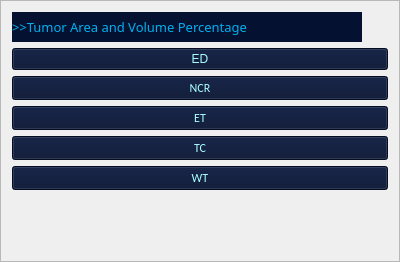
            <widget class="QFrame" name="tumorButtons">
             <property name="sizePolicy">
              <sizepolicy hsizetype="Preferred" vsizetype="Preferred">
               <horstretch>0</horstretch>
               <verstretch>0</verstretch>
              </sizepolicy>
             </property>
             <property name="maximumSize">
              <size>
               <width>400</width>
               <height>300</height>
              </size>
             </property>
             <property name="styleSheet">
              <string notr="true">QFrame#tumorButtons{
	border-image: url(UI/pictures/background_buttons.png);
background-color: rgb(5, 17, 48);
}
</string>
             </property>
             <property name="frameShape">
              <enum>QFrame::StyledPanel</enum>
             </property>
             <property name="frameShadow">
              <enum>QFrame::Raised</enum>
             </property>
             <layout class="QVBoxLayout" name="verticalLayout_4">
              <item>
               <layout class="QHBoxLayout" name="horizontalLayout_6">
                <item>
                 <widget class="QLabel" name="tumorLeadText">
                  <property name="sizePolicy">
                   <sizepolicy hsizetype="Minimum" vsizetype="Preferred">
                    <horstretch>0</horstretch>
                    <verstretch>0</verstretch>
                   </sizepolicy>
                  </property>
                  <property name="minimumSize">
                   <size>
                    <width>350</width>
                    <height>30</height>
                   </size>
                  </property>
                  <property name="maximumSize">
                   <size>
                    <width>16777215</width>
                    <height>30</height>
                   </size>
                  </property>
                  <property name="font">
                   <font>
                    <family>华光书宋一_CNKI</family>
                    <pointsize>10</pointsize>
                    <weight>50</weight>
                    <italic>false</italic>
                    <bold>false</bold>
                   </font>
                  </property>
                  <property name="autoFillBackground">
                   <bool>false</bool>
                  </property>
                  <property name="styleSheet">
                   <string notr="true">font: 10pt;
background-color:rgb(5, 17, 48);
color: rgb(0, 176, 240);</string>
                  </property>
                  <property name="text">
                   <string>&gt;&gt;Tumor Area and Volume Percentage</string>
                  </property>
                  <property name="scaledContents">
                   <bool>true</bool>
                  </property>
                  <property name="alignment">
                   <set>Qt::AlignLeading|Qt::AlignLeft|Qt::AlignVCenter</set>
                  </property>
                  <property name="wordWrap">
                   <bool>true</bool>
                  </property>
                 </widget>
                </item>
                <item>
                 <spacer name="horizontalSpacer_3">
                  <property name="orientation">
                   <enum>Qt::Horizontal</enum>
                  </property>
                  <property name="sizeHint" stdset="0">
                   <size>
                    <width>40</width>
                    <height>20</height>
                   </size>
                  </property>
                 </spacer>
                </item>
               </layout>
              </item>
              <item>
               <widget class="QPushButton" name="EDButton">
                <property name="maximumSize">
                 <size>
                  <width>16777215</width>
                  <height>40</height>
                 </size>
                </property>
                <property name="styleSheet">
                 <string notr="true">QPushButton{
	text-align:center;
	text-indent:30px;
	border-image:url(UI/pictures/button4.png);
	color:rgb(170, 255, 255);
	background-color: rgb(5, 17, 48);
}
QPushButton::checked{
	border-image:url(UI/pictures/button4_checked.png);
	color:rgb(170, 255, 255);
	background-color: rgb(5, 17, 48);
	border: none;
}</string>
                </property>
                <property name="text">
                 <string>ED</string>
                </property>
                <property name="checkable">
                 <bool>true</bool>
                </property>
               </widget>
              </item>
              <item>
               <widget class="QPushButton" name="NCRButton">
                <property name="sizePolicy">
                 <sizepolicy hsizetype="Preferred" vsizetype="Preferred">
                  <horstretch>0</horstretch>
                  <verstretch>0</verstretch>
                 </sizepolicy>
                </property>
                <property name="maximumSize">
                 <size>
                  <width>16777215</width>
                  <height>40</height>
                 </size>
                </property>
                <property name="font">
                 <font>
                  <family>Calibri</family>
                  <pointsize>9</pointsize>
                 </font>
                </property>
                <property name="styleSheet">
                 <string notr="true">QPushButton{
	text-align:center;
	text-indent:30px;
	border-image:url(UI/pictures/button4.png);
	color:rgb(170, 255, 255);
	background-color: rgb(5, 17, 48);
}
QPushButton::checked{
	border-image:url(UI/pictures/button4_checked.png);
	color:rgb(170, 255, 255);
	background-color: rgb(5, 17, 48);
	border: none;
}</string>
                </property>
                <property name="text">
                 <string>NCR</string>
                </property>
                <property name="checkable">
                 <bool>true</bool>
                </property>
               </widget>
              </item>
              <item>
               <widget class="QPushButton" name="ETButton">
                <property name="sizePolicy">
                 <sizepolicy hsizetype="Preferred" vsizetype="Preferred">
                  <horstretch>0</horstretch>
                  <verstretch>0</verstretch>
                 </sizepolicy>
                </property>
                <property name="maximumSize">
                 <size>
                  <width>16777215</width>
                  <height>40</height>
                 </size>
                </property>
                <property name="font">
                 <font>
                  <family>Calibri</family>
                  <pointsize>9</pointsize>
                 </font>
                </property>
                <property name="styleSheet">
                 <string notr="true">QPushButton{
	text-align:center;
	text-indent:30px;
	border-image:url(UI/pictures/button4.png);
	color:rgb(170, 255, 255);
	background-color: rgb(5, 17, 48);
}
QPushButton::checked{
	border-image:url(UI/pictures/button4_checked.png);
	color:rgb(170, 255, 255);
	background-color: rgb(5, 17, 48);
	border: none;
}</string>
                </property>
                <property name="text">
                 <string>ET</string>
                </property>
                <property name="checkable">
                 <bool>true</bool>
                </property>
               </widget>
              </item>
              <item>
               <widget class="QPushButton" name="TCButton">
                <property name="sizePolicy">
                 <sizepolicy hsizetype="Preferred" vsizetype="Preferred">
                  <horstretch>0</horstretch>
                  <verstretch>0</verstretch>
                 </sizepolicy>
                </property>
                <property name="maximumSize">
                 <size>
                  <width>16777215</width>
                  <height>40</height>
                 </size>
                </property>
                <property name="font">
                 <font>
                  <family>Calibri</family>
                  <pointsize>9</pointsize>
                 </font>
                </property>
                <property name="styleSheet">
                 <string notr="true">QPushButton{
	text-align:center;
	text-indent:30px;
	border-image:url(UI/pictures/button4.png);
	color:rgb(170, 255, 255);
	background-color: rgb(5, 17, 48);
}
QPushButton::checked{
	border-image:url(UI/pictures/button4_checked.png);
	color:rgb(170, 255, 255);
	background-color: rgb(5, 17, 48);
	border: none;
}</string>
                </property>
                <property name="text">
                 <string>TC</string>
                </property>
                <property name="checkable">
                 <bool>true</bool>
                </property>
               </widget>
              </item>
              <item>
               <widget class="QPushButton" name="WTButton">
                <property name="sizePolicy">
                 <sizepolicy hsizetype="Preferred" vsizetype="Preferred">
                  <horstretch>0</horstretch>
                  <verstretch>0</verstretch>
                 </sizepolicy>
                </property>
                <property name="maximumSize">
                 <size>
                  <width>16777215</width>
                  <height>40</height>
                 </size>
                </property>
                <property name="font">
                 <font>
                  <family>Calibri</family>
                  <pointsize>9</pointsize>
                 </font>
                </property>
                <property name="styleSheet">
                 <string notr="true">QPushButton{
	text-align:center;
	text-indent:30px;
	border-image:url(UI/pictures/button4.png);
	color:rgb(170, 255, 255);
	background-color: rgb(5, 17, 48);
}
QPushButton::checked{
	border-image:url(UI/pictures/button4_checked.png);
	color:rgb(170, 255, 255);
	background-color: rgb(5, 17, 48);
	border: none;
}</string>
                </property>
                <property name="text">
                 <string>WT</string>
                </property>
                <property name="checkable">
                 <bool>true</bool>
                </property>
               </widget>
              </item>
              <item>
               <widget class="QLabel" name="ButtonSectionImage">
                <property name="sizePolicy">
                 <sizepolicy hsizetype="Preferred" vsizetype="Preferred">
                  <horstretch>0</horstretch>
                  <verstretch>0</verstretch>
                 </sizepolicy>
                </property>
                <property name="styleSheet">
                 <string notr="true"/>
                </property>
                <property name="text">
                 <string/>
                </property>
                <property name="pixmap">
                 <pixmap>pictures/logo2.jpg</pixmap>
                </property>
                <property name="scaledContents">
                 <bool>true</bool>
                </property>
               </widget>
              </item>
              <item>
               <spacer name="verticalSpacer">
                <property name="orientation">
                 <enum>Qt::Vertical</enum>
                </property>
                <property name="sizeHint" stdset="0">
                 <size>
                  <width>20</width>
                  <height>40</height>
                 </size>
                </property>
               </spacer>
              </item>
             </layout>
            </widget>
